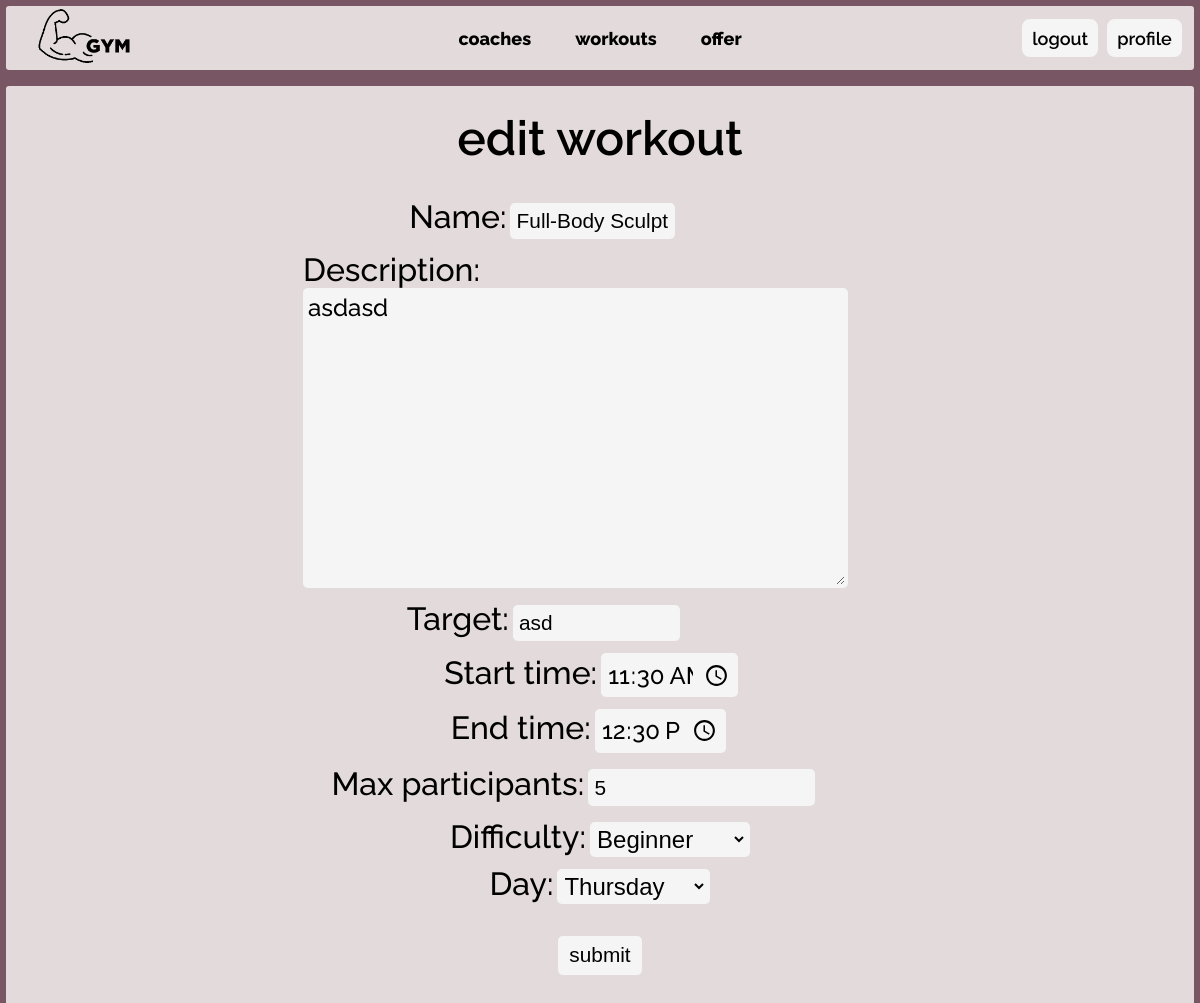
Page /workout/edit/?workout_id=2 (signed in) on the earlier database version.
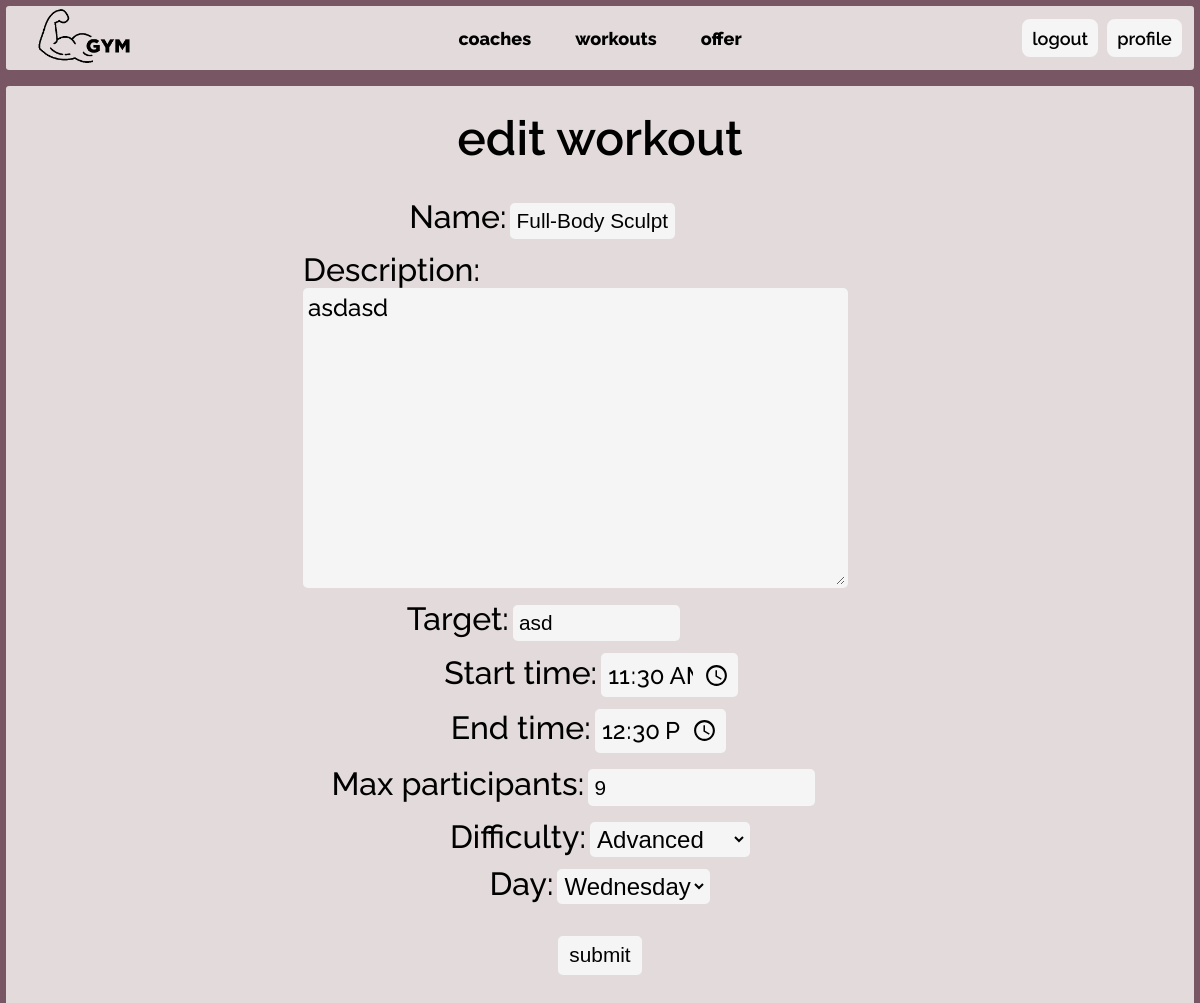
Same page on the later database version.
### workout/models.py (models this page shows)
class Workout(models.Model):
    name = models.CharField(max_length=100)
    coach = models.ForeignKey(User, on_delete=models.CASCADE, related_name='coach_workouts')
    client = models.ManyToManyField(User, related_name='client_workouts')
    description = models.TextField()
    target = models.CharField(max_length=50)
    start_time = models.TimeField(null=True)
    end_time = models.TimeField(null=True)
    max_participants = models.IntegerField()
    class Difficulty(models.TextChoices):
        BEGINNER = 'beginner', 'Beginner'
        INTERMEDIATE = 'intermediate', 'Intermediate'
        ADVANCED = 'advanced', 'Advanced'
    difficulty = models.CharField(
        max_length=20,
        choices=Difficulty.choices,
        null=True,
    )
    class Weekdays(models.TextChoices):
        MONDAY = 'monday', 'Monday'
        TUESDAY = 'tuesday', 'Tuesday'
        WEDNESDAY = 'wednesday', 'Wednesday'
        THURSDAY = 'thursday', 'Thursday'
        FRIDAY = 'friday', 'Friday'
        SATURDAY = 'saturday', 'Saturday'
        SUNDAY = 'sunday', 'Sunday'
    day = models.CharField(
        choices=Weekdays.choices,
        max_length=10,
        null=True,
    )
    class Status(models.TextChoices):
        ACTIVE = 'active', 'Active'
        INACTIVE = 'inactive', 'Inactive'
    status = models.CharField(
        choices=Status.choices,
        default=Status.ACTIVE,
        max_length=10,
    )

### workout/views.py (the view)
# urls.py: path('edit/', views.edit_workout, name='edit_workout'),
def edit_workout(request):
    context = {
        'title': 'edit workout',
    }
    workout_id = request.GET.get('workout_id')
    workout = Workout.objects.get(id=workout_id)
    if workout.coach != request.user:
        return HttpResponse('not authorized')
    if request.method == "POST":
        form = AddWorkoutForm(request.POST, instance=workout)
        form.save()
        return redirect("users:current_profile")
    context['form'] = AddWorkoutForm(instance=workout)
    return render(request, "users/form.html", context)

### workout/forms.py (shortened to what this page needs)
class AddWorkoutForm(forms.ModelForm):
    class Meta:
        model = Workout
        exclude = ('user', 'coach', 'status', 'client')
        widgets = {
            'difficulty': forms.Select(attrs={'class': 'form-control'}),
            'day' : forms.Select(attrs={'class': 'form-control'}),
            'start_time': forms.TimeInput(attrs={'class': 'form-control',
                                                 'type': 'time'}),
            'end_time': forms.TimeInput(attrs={'class': 'form-control',
                                                 'type': 'time'}),
        }
    def __init__(self, *args, **kwargs):
        super().__init__(*args, **kwargs)
        self.fields['difficulty'].choices = delete_null_choice(self.fields['difficulty'].choices)
        self.fields['day'].choices = delete_null_choice(self.fields['day'].choices)

### utils.py (called while the page is built)
def delete_null_choice(choices: list[tuple[str, str]]) -> list[tuple[str, str]]:
    return [choice for choice in choices if choice[0]]

### users/templates/users/form.html (shortened to what this page needs)
{% extends 'core/index.html' %}
{% block content %}
<div class="form-container">
    <form method="post" class="form-horizontal">
        <h1>{{title}}</h1>
        {{ form }}
        <input type="submit" value="submit">
    </form>
</div>
{% endblock %}

Differences in the rows shown:
changed Workout "Full-Body Sculpt": max_participants "5" → "9"; difficulty "Beginner" → "Advanced"; day "Thursday" → "Wednesday"
